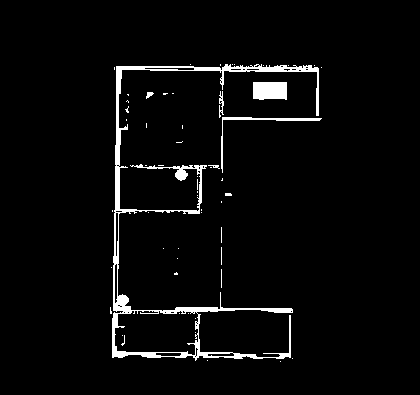
#> input picture src/img/global_map.png, 420 x 395 px, found by its file name
$ python img_edt.py
#> lines starting #> are read from the running program, lines starting #| are printed output that depends on the picture; after the words box and inside, x2 and y2 are one past the last pixel; in counts of white or black regions, pixels touching at a corner belong together
import cv2
import numpy as np
from skimage.morphology import skeletonize
import matplotlib.pyplot as plt

def preprocess_variants(img_gray):
    results = {}

    # Original
    results['Original'] = img_gray

    # Gaussian Blur
    gauss = cv2.GaussianBlur(img_gray, (5, 5), 1)
    results['Gaussian Blur'] = gauss

    # Bilateral Filter
    bilateral = cv2.bilateralFilter(img_gray, 9, 75, 75)
    results['Bilateral Filter'] = bilateral

    # Adaptive Threshold on Bilateral
    adapt_thresh = cv2.adaptiveThreshold(
        bilateral, 255, cv2.ADAPTIVE_THRESH_MEAN_C,
        cv2.THRESH_BINARY, 11, 5)
    results['Adaptive Threshold'] = adapt_thresh

    # Morphological Opening
    kernel = cv2.getStructuringElement(cv2.MORPH_RECT, (3, 3))
    morph_open = cv2.morphologyEx(adapt_thresh, cv2.MORPH_OPEN, kernel)
    results['Morph Open'] = morph_open

    # Skeletonization
    binary = (morph_open > 0).astype(np.uint8)
    skeleton = skeletonize(binary).astype(np.uint8) * 255
    results['Skeletonized'] = skeleton

    # Canny Edge Detection
    edges = cv2.Canny(img_gray, 50, 150)
    results['Canny Edges'] = edges

    return results

def show_results(images_dict):
    n = len(images_dict)
    fig, axes = plt.subplots(2, (n + 1) // 2, figsize=(15, 8))
    axes = axes.flatten()
    for i, (title, img) in enumerate(images_dict.items()):
        axes[i].imshow(img, cmap='gray')
        axes[i].set_title(title)
        axes[i].axis('off')
    for j in range(i + 1, len(axes)):
        axes[j].axis('off')
    plt.tight_layout()
    plt.show()

def main():
    path = 'src/img/global_map.png'  # Change to your image path
    img_gray = cv2.imread(path, cv2.IMREAD_GRAYSCALE)
#> img_gray: shape (395, 420); 3.6% white; 56 white regions (49 under 20 px), largest, box (x1, y1, x2, y2) and area: (112, 64, 319, 361) 4626, (253, 82, 287, 100) 585, (221, 117, 322, 173) 359
    if img_gray is None:
        print(f"Could not load image: {path}")
        return

    results = preprocess_variants(img_gray)
#> in preprocess_variants, `gauss = cv2.GaussianBlur(img_gray, (5, 5), 1)`:
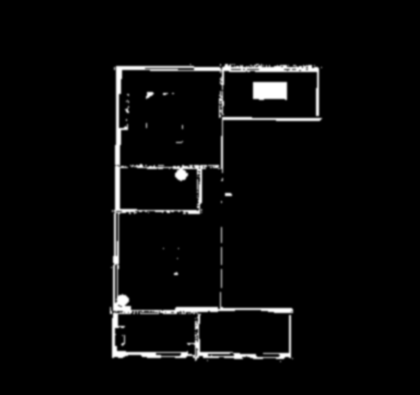
#> gauss: shape (395, 420); min 0, max 255, mean 9.1
#> in preprocess_variants, `adapt_thresh = cv2.adaptiveThreshold( bilateral, 255, cv2.ADAPTIVE_THR..`:
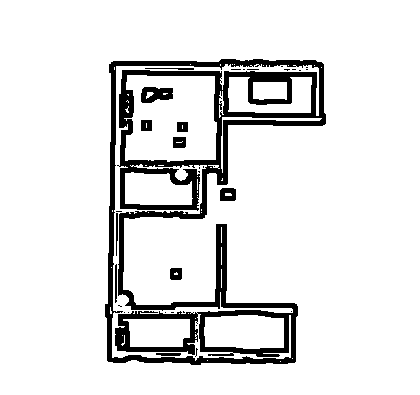
#> adapt_thresh: shape (395, 420); 89.2% white; 34 black regions (23 under 20 px), largest, box (x1, y1, x2, y2) and area: (105, 59, 326, 365) 16440, (141, 87, 173, 103) 377, (220, 188, 236, 201) 182
#> in preprocess_variants, `morph_open = cv2.morphologyEx(adapt_thresh, cv2.MORPH_OPEN, kernel)`:
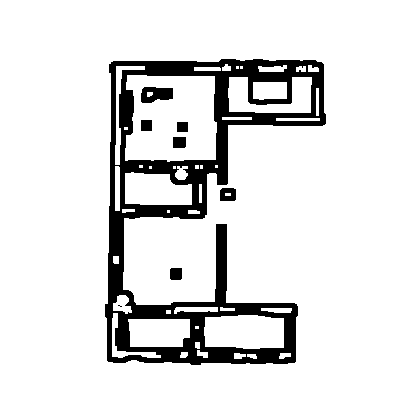
#> morph_open: shape (395, 420); 88% white; 8 black regions (1 under 20 px), largest, box (x1, y1, x2, y2) and area: (105, 59, 326, 365) 18810, (141, 87, 173, 103) 394, (220, 188, 236, 201) 184
#> in preprocess_variants, `skeleton = skeletonize(binary).astype(np.uint8) * 255`:
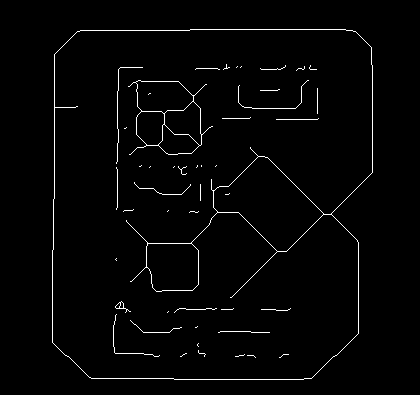
#> skeleton: shape (395, 420); 1.9% white in thin lines or dots, all inside (x1, y1, x2, y2) = (52, 29, 373, 380)
#> in preprocess_variants, `edges = cv2.Canny(img_gray, 50, 150)`:
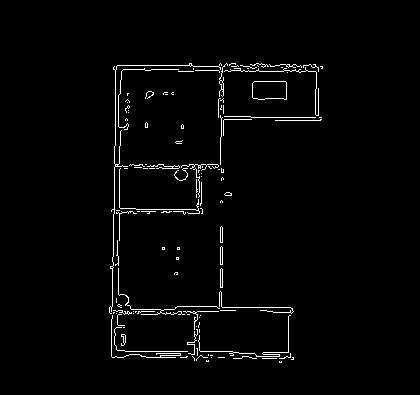
#> edges: shape (395, 420); 2.1% white in thin lines or dots, all inside (x1, y1, x2, y2) = (109, 63, 323, 363)
#> results = 7 items
    show_results(results)
#> in show_results, `n = len(images_dict)`: n = 7
#> the loop in show_results, `for i, (title, img) in enumerate(images_dict.items()):` made 7 passes
#> title on passes 1 to 7: 'Original', 'Gaussian Blur', 'Bilateral Filter', 'Adaptive Threshold', 'Morph Open', 'Skeletonized', 'Canny Edges'
#> the loop in show_results, `for j in range(i + 1, len(axes)):` made 1 pass
#> j on pass 1: 7

if __name__ == '__main__':
    main()

$ run again, with src/img/bad_local_features.png copied over src/img/global_map.png
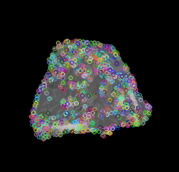
#> input picture src/img/bad_local_features.png, 179 x 172 px, found by its file name
#> in preprocess_variants, `adapt_thresh = cv2.adaptiveThreshold( bilateral, 255, cv2.ADAPTIVE_THR..`:
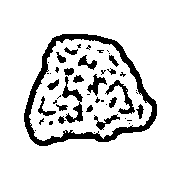
#> adapt_thresh: shape (172, 179); 86.5% white; 45 black regions (26 under 20 px), largest, box (x1, y1, x2, y2) and area: (24, 34, 157, 146) 2269, (62, 76, 83, 123) 325, (105, 80, 135, 114) 261
#> morph_open: shape (172, 179); 85.9% white; 26 black regions (10 under 20 px), largest, box (x1, y1, x2, y2) and area: (24, 34, 157, 146) 2342, (57, 68, 83, 124) 456, (105, 80, 144, 119) 345
#> skeleton: shape (172, 179); 4.9% white in thin lines or dots, all inside (x1, y1, x2, y2) = (11, 16, 168, 159)
#> in preprocess_variants, `edges = cv2.Canny(img_gray, 50, 150)`:
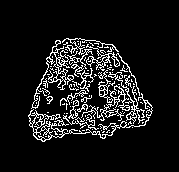
#> edges: shape (172, 179); 9.9% white in thin lines or dots, all inside (x1, y1, x2, y2) = (28, 38, 153, 142)
#> results = 7 items
#> n = 7
#> the loop in show_results, `for i, (title, img) in enumerate(images_dict.items()):` made 7 passes
#> title on passes 1 to 7: 'Original', 'Gaussian Blur', 'Bilateral Filter', 'Adaptive Threshold', 'Morph Open', 'Skeletonized', 'Canny Edges'
#> the loop in show_results, `for j in range(i + 1, len(axes)):` made 1 pass
#> j on pass 1: 7
